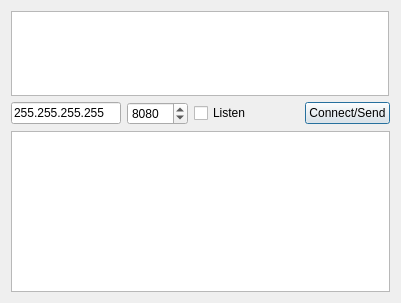
<ui version="4.0" >
 <class>NetWindow</class>
 <widget class="QDialog" name="NetWindow" >
  <property name="geometry" >
   <rect>
    <x>0</x>
    <y>0</y>
    <width>401</width>
    <height>303</height>
   </rect>
  </property>
  <property name="windowTitle" >
   <string>Net Comunication</string>
  </property>
  <layout class="QVBoxLayout" >
   <item>
    <widget class="QTextEdit" name="txt_send" >
     <property name="maximumSize" >
      <size>
       <width>378</width>
       <height>117</height>
      </size>
     </property>
    </widget>
   </item>
   <item>
    <layout class="QHBoxLayout" >
     <item>
      <widget class="QLineEdit" name="txt_ip" >
       <property name="minimumSize" >
        <size>
         <width>110</width>
         <height>22</height>
        </size>
       </property>
       <property name="text" >
        <string>255.255.255.255</string>
       </property>
      </widget>
     </item>
     <item>
      <widget class="QSpinBox" name="spin_port" >
       <property name="maximum" >
        <number>65535</number>
       </property>
       <property name="value" >
        <number>8080</number>
       </property>
      </widget>
     </item>
     <item>
      <widget class="QCheckBox" name="check_listen" >
       <property name="text" >
        <string>Listen</string>
       </property>
      </widget>
     </item>
     <item>
      <spacer>
       <property name="orientation" >
        <enum>Qt::Horizontal</enum>
       </property>
       <property name="sizeHint" >
        <size>
         <width>40</width>
         <height>20</height>
        </size>
       </property>
      </spacer>
     </item>
     <item>
      <widget class="QPushButton" name="btn_send" >
       <property name="text" >
        <string>Connect/Send</string>
       </property>
      </widget>
     </item>
    </layout>
   </item>
   <item>
    <widget class="QTextEdit" name="txt_recived" >
     <property name="sizeIncrement" >
      <size>
       <width>1</width>
       <height>0</height>
      </size>
     </property>
    </widget>
   </item>
  </layout>
 </widget>
 <resources/>
 <connections/>
</ui>
